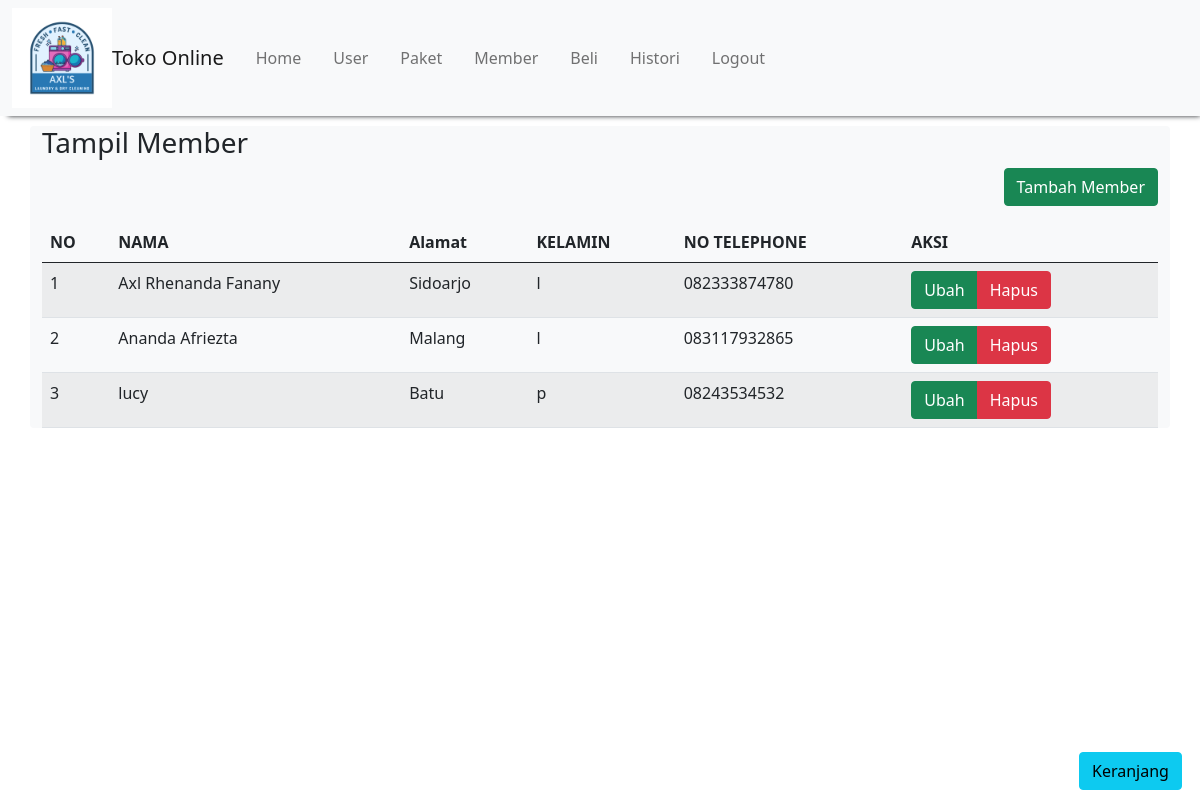
/laundry_native/member.php (signed in), run on the app's committed database.
### tables this page shows
CREATE TABLE `member` (
  `id_member` int(11) NOT NULL,
  `nama` varchar(100) NOT NULL,
  `alamat` text NOT NULL,
  `jk` enum('l','p') NOT NULL,
  `telp` varchar(20) NOT NULL
);

### laundry_native/member.php (the view, shortened to what this page needs)
<!DOCTYPE html>
<html>
<head>
    <link href="https://cdn.jsdelivr.net/npm/bootstrap@5.0.1/dist/css/bootstrap.min.css" rel="stylesheet">
</head>
<?php
    include "header.php";
?>
<body>
    <h3>Tampil Member</h3>
    <p align="right">
    <a href="registrasi_pelangang.php" class="btn btn-success" >Tambah Member</a></p>
    <table class="table table-hover table-striped">
        <thead>
            <tr>
    <th>NO</th>
    <th>NAMA</th>
    <th>Alamat</th>
    <th>KELAMIN</th>
    <th>NO TELEPHONE</th>
    <th>AKSI</th>
            </tr>
        </thead>
        <tbody>
            <?php
            include "koneksi.php";
$qry_member=mysqli_query($conn,"select * from member ");
            $no=0;
            while($data_member=mysqli_fetch_array($qry_member)){
            $no++;?>
            <tr>
                <td><?=$no?></td><td><?=$data_member['nama']?></td> <td><?=$data_member['alamat']?></td><td><?=$data_member['jk']?></td><td><?=$data_member['telp']?></td></td> <td>
                <div class="btn-group" role="group" >
                    <a href="ubah_member.php?id_member=<?=$data_member['id_member']?>" class="btn btn-success">Ubah</a>
                    <a href="hapus_member.php?id_member=<?=$data_member['id_member']?>" onclick="return confirm('Apakah anda yakin menghapus data ini?')" class="btn btn-danger">Hapus</a>
                </div>
            </tr>
            <?php
            }
            ?>
        </tbody>
    </table>
</body>
<?php
    include "footer.php";
?>

### data on the page
member: nama "Axl Rhenanda Fanany", alamat "Sidoarjo", jk "l", telp "082333874780"
member: nama "Ananda Afriezta", alamat "Malang", jk "l", telp "083117932865"
member: nama "lucy", alamat "Batu", jk "p", telp "08243534532"
